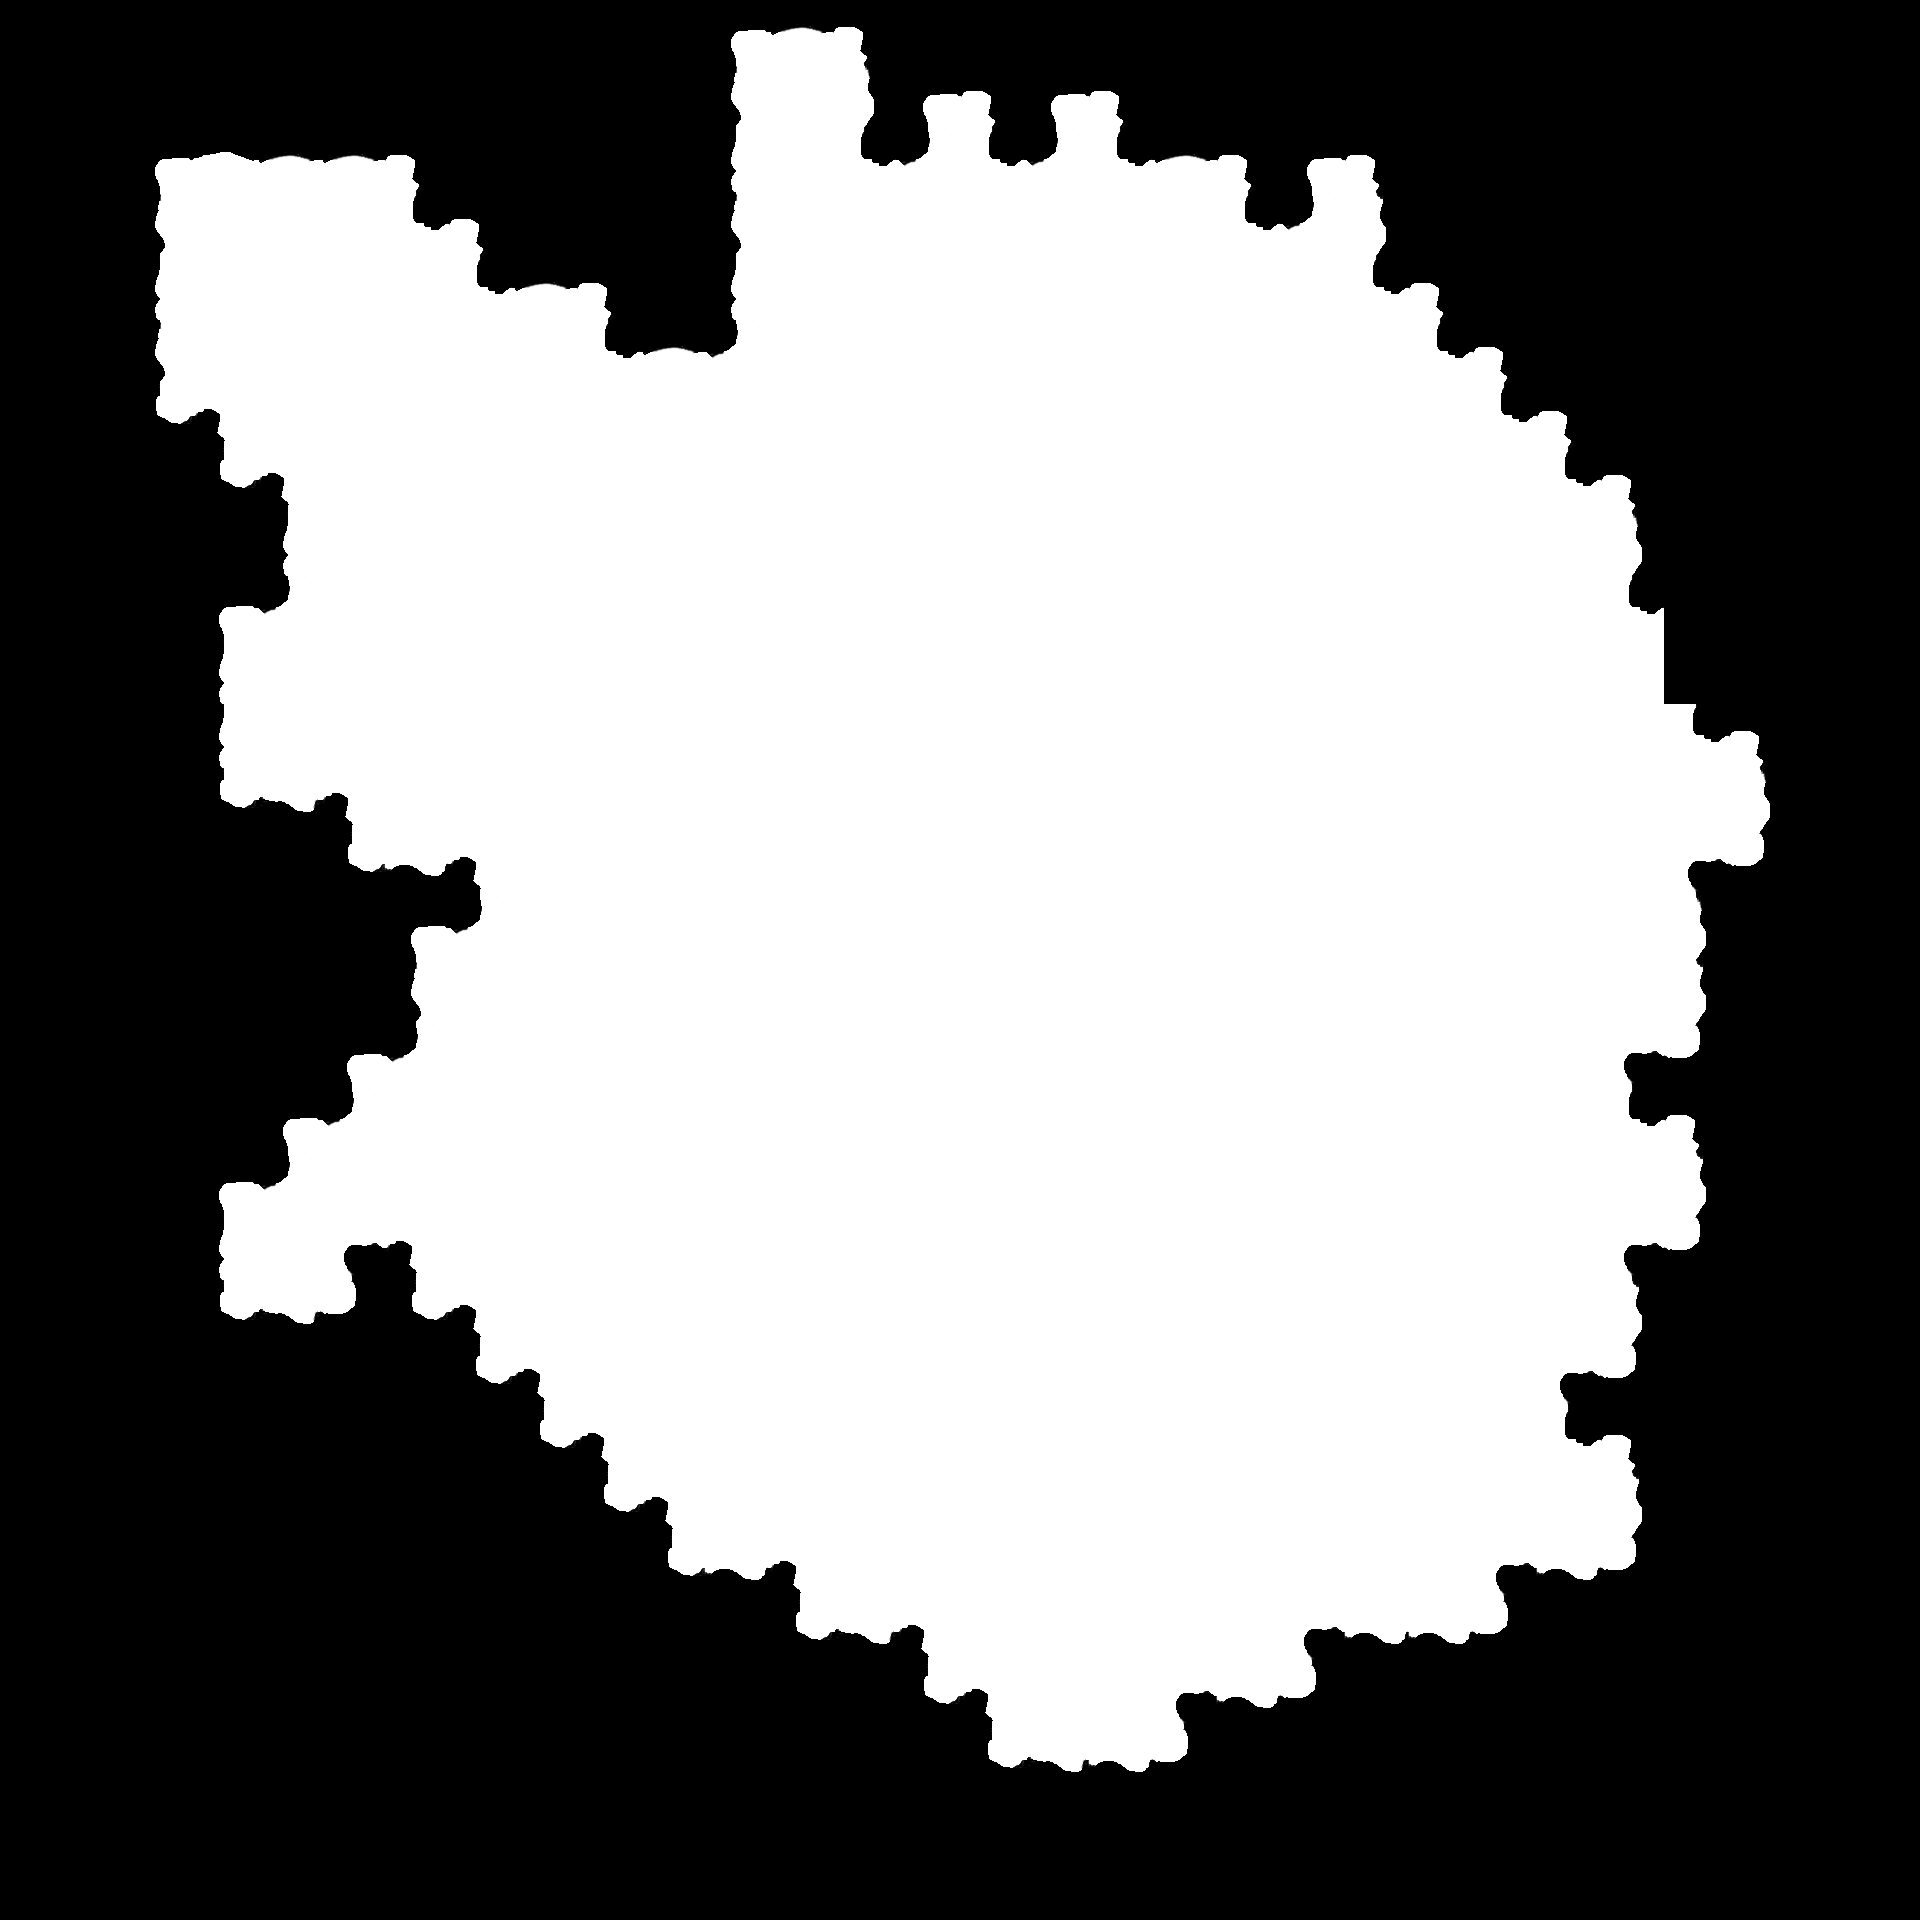

The image is a tile-based game level rendered from a .tmx file. Its description and complete source (layers, tilesets, objects, tile grids) follow:
An orthogonal 30x30 tile map with 64x64 px tiles, 1 tile layer (Tile Layer 1).

<map version="1.0" tiledversion="1.0.1" orientation="orthogonal" renderorder="right-down" width="30" height="30" tilewidth="64" tileheight="64" nextobjectid="1">
 <tileset firstgid="1" name="CloudBG2" tilewidth="64" tileheight="64" tilecount="18" columns="6">
  <image source="../PNGs/CloudTileGimp2.png" width="384" height="192" />
  <terraintypes>
   <terrain name="Cloud" tile="4" />
  </terraintypes>
  <tile id="0" terrain=",,,0" />
  <tile id="1" terrain=",,0,0" />
  <tile id="2" terrain=",,0," />
  <tile id="3" terrain="0,0,0," />
  <tile id="4" terrain="0,0,," />
  <tile id="5" terrain="0,0,,0" />
  <tile id="6" terrain=",0,,0" />
  <tile id="7" terrain="0,0,0,0" />
  <tile id="8" terrain="0,,0," />
  <tile id="9" terrain="0,,0," />
  <tile id="11" terrain=",0,,0" />
  <tile id="12" terrain=",0,," />
  <tile id="13" terrain="0,0,," />
  <tile id="14" terrain="0,,," />
  <tile id="15" terrain="0,,0,0" />
  <tile id="16" terrain=",,0,0" />
  <tile id="17" terrain=",0,0,0" />
 </tileset>
 <layer name="Tile Layer 1" width="30" height="30">
  <data encoding="csv">
0,0,0,0,0,0,0,0,0,0,0,1,17,3,0,0,0,0,0,0,0,0,0,0,0,0,0,0,0,0,
0,0,0,0,0,0,0,0,0,0,0,12,8,10,1,3,1,3,0,0,0,0,0,0,0,0,0,0,0,0,
0,0,1,2,17,17,3,0,0,0,0,7,8,16,18,16,18,16,17,3,1,3,0,0,0,0,0,0,0,0,
0,0,12,8,8,8,16,3,0,0,0,12,8,8,8,8,8,8,8,16,18,9,0,0,0,0,0,0,0,0,
0,0,7,8,8,8,8,16,17,3,0,7,8,8,8,8,8,8,8,8,8,16,3,0,0,0,0,0,0,0,
0,0,12,8,8,8,8,8,8,16,17,18,8,8,8,8,8,8,8,8,8,8,16,3,0,0,0,0,0,0,
0,0,13,6,8,8,8,8,8,8,8,8,8,8,8,8,8,8,8,8,8,8,8,16,3,0,0,0,0,0,
0,0,0,13,6,8,8,8,8,8,8,8,8,8,8,8,8,8,8,8,8,8,8,8,16,3,0,0,0,0,
0,0,0,0,7,8,8,8,8,8,8,8,8,8,8,8,8,8,8,8,8,8,8,8,8,10,0,0,0,0,
0,0,0,1,18,8,8,8,8,8,8,8,8,8,8,8,8,8,8,8,8,8,8,8,8,16,0,0,0,0,
0,0,0,7,8,8,8,8,8,8,8,8,8,8,8,8,8,8,8,8,8,8,8,8,8,8,0,0,0,0,
0,0,0,7,8,8,8,8,8,8,8,8,8,8,8,8,8,8,8,8,8,8,8,8,8,8,16,3,0,0,
0,0,0,13,5,6,8,8,8,8,8,8,8,8,8,8,8,8,8,8,8,8,8,8,8,8,8,10,0,0,
0,0,0,0,0,13,14,6,8,8,8,8,8,8,8,8,8,8,8,8,8,8,8,8,8,8,4,15,0,0,
0,0,0,0,0,0,1,18,8,8,8,8,8,8,8,8,8,8,8,8,8,8,8,8,8,8,10,0,0,0,
0,0,0,0,0,0,12,8,8,8,8,8,8,8,8,8,8,8,8,8,8,8,8,8,8,8,9,0,0,0,
0,0,0,0,0,1,18,8,8,8,8,8,8,8,8,8,8,8,8,8,8,8,8,8,8,4,15,0,0,0,
0,0,0,0,1,18,8,8,8,8,8,8,8,8,8,8,8,8,8,8,8,8,8,8,8,16,3,0,0,0,
0,0,0,1,18,8,8,8,8,8,8,8,8,8,8,8,8,8,8,8,8,8,8,8,8,8,9,0,0,0,
0,0,0,7,8,4,6,8,8,8,8,8,8,8,8,8,8,8,8,8,8,8,8,8,8,4,15,0,0,0,
0,0,0,13,5,15,13,6,8,8,8,8,8,8,8,8,8,8,8,8,8,8,8,8,8,9,0,0,0,0,
0,0,0,0,0,0,0,13,6,8,8,8,8,8,8,8,8,8,8,8,8,8,8,8,4,15,0,0,0,0,
0,0,0,0,0,0,0,0,13,6,8,8,8,8,8,8,8,8,8,8,8,8,8,8,16,3,0,0,0,0,
0,0,0,0,0,0,0,0,0,13,6,8,8,8,8,8,8,8,8,8,8,8,8,8,8,9,0,0,0,0,
0,0,0,0,0,0,0,0,0,0,13,14,6,8,8,8,8,8,8,8,8,8,8,4,14,15,0,0,0,0,
0,0,0,0,0,0,0,0,0,0,0,0,13,5,6,8,8,8,8,8,4,14,14,15,0,0,0,0,0,0,
0,0,0,0,0,0,0,0,0,0,0,0,0,0,13,6,8,8,4,14,15,0,0,0,0,0,0,0,0,0,
0,0,0,0,0,0,0,0,0,0,0,0,0,0,0,13,5,14,15,0,0,0,0,0,0,0,0,0,0,0,
0,0,0,0,0,0,0,0,0,0,0,0,0,0,0,0,0,0,0,0,0,0,0,0,0,0,0,0,0,0,
0,0,0,0,0,0,0,0,0,0,0,0,0,0,0,0,0,0,0,0,0,0,0,0,0,0,0,0,0,0
</data>
 </layer>
</map>